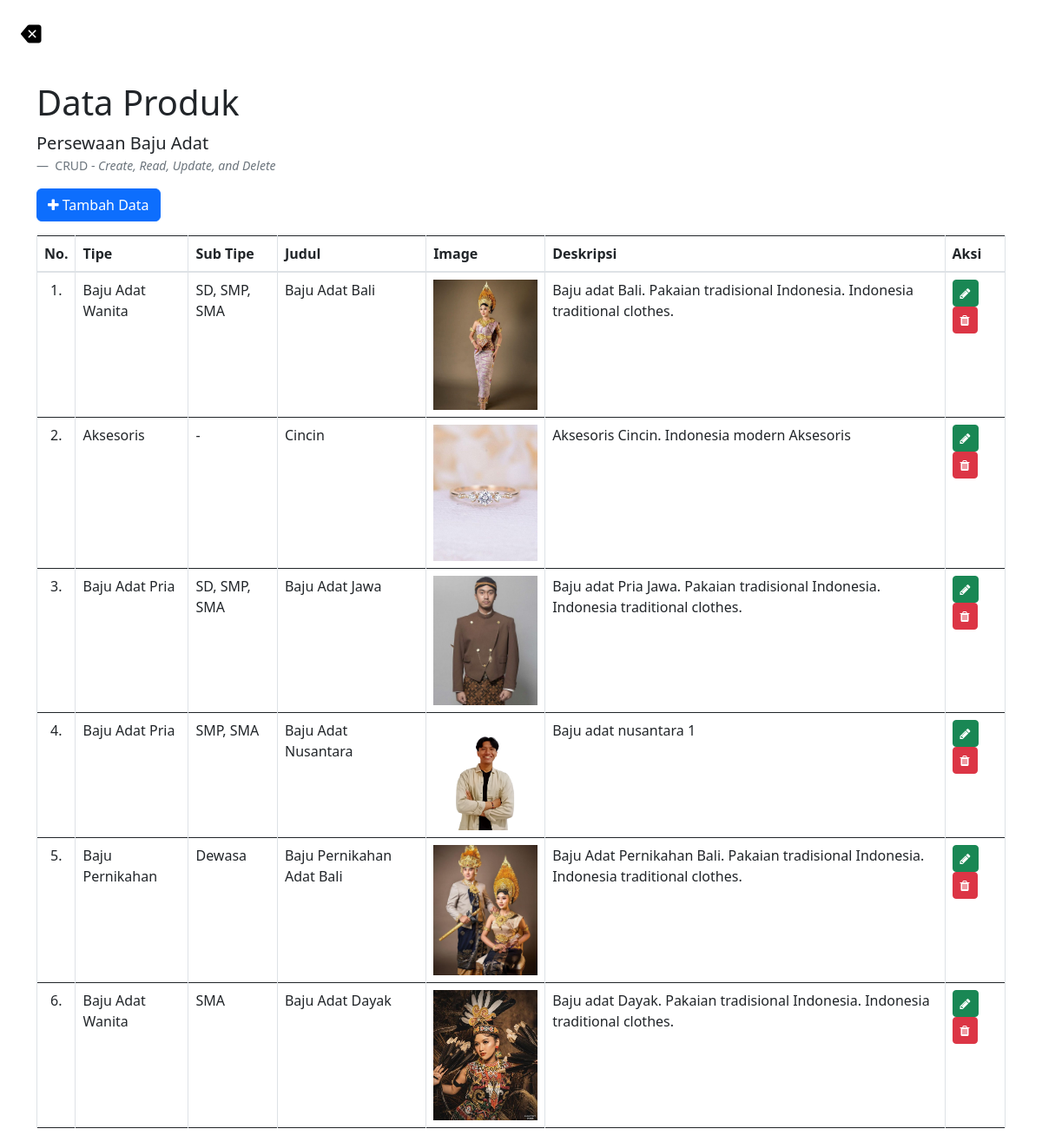
The app's page /dashboard-admin/edit.php with its own data.
### tables this page shows
CREATE TABLE `product` (
  `id_product` varchar(255) NOT NULL,
  `tipe` varchar(100) NOT NULL,
  `sub_tipe` varchar(100) NOT NULL,
  `judul` varchar(150) NOT NULL,
  `foto_product` varchar(255) NOT NULL,
  `deskripsi` varchar(255) NOT NULL
);

### dashboard-admin/edit.php (the view, shortened to what this page needs)
<?php
  include '../connection.php';
  $query = "SELECT * FROM product";
  $sql = mysqli_query($con, $query);
  $no = 0;
?>
<!DOCTYPE html>
<html lang="en">
  <head>
    <link href="css/bootstrap.min.css" rel="stylesheet" />
    <link href="https://cdn.jsdelivr.net/npm/bootstrap@5.3.0/dist/css/bootstrap.min.css" rel="stylesheet">
    <link rel="stylesheet" href="https://cdn.jsdelivr.net/npm/bootstrap-icons@1.11.1/font/bootstrap-icons.css">
    <link rel="stylesheet" href="font-awesome/css/font-awesome.min.css" />
  </head>
  <body>
  <nav class="navbar ml-4 pt-3">
      <div>
        <a class="navbar-brand" style="color: black; text-decoration: none;" href="index.php">
            <i class="bi bi-backspace-fill" style="font-size: 24px;"></i>
        </a>
      </div>
    </nav>
    <div class="container">
      <h1 class="mt-4">Data Produk</h1>
      <figure>
        <blockquote class="blockquote">
          <p>Persewaan Baju Adat</p>
        </blockquote>
        <figcaption class="blockquote-footer">
          CRUD -
          <cite title="Source Title">Create, Read, Update, and Delete </cite>
        </figcaption>
      </figure>
      <a href="kelola.php" type="button" class="btn btn-primary mb-3">
        <i class="fa fa-plus"></i> Tambah Data
      </a>
      <div class="table-responsive">
        <table class="table align-middle table-hover table-bordered">
          <thead>
            <tr>
              <th>No.</th>
              <th>Tipe</th>
              <th>Sub Tipe</th>
              <th>Judul</th>
              <th>Image</th>
              <th>Deskripsi</th>
              <th>Aksi</th>
            </tr>
          </thead>
          <tbody>
            <?php
              while($result = mysqli_fetch_assoc($sql)){
            ?>
                  <tr>
                      <td>
                        <center>
                          <?php echo ++$no; ?>.
                        </center>
                      </td>
                      <td>
                        <?php echo $result['tipe']; ?>
                      </td>
                      <td>
                        <?php echo $result['sub_tipe']; ?>
                      </td>
                      <td>
                        <?php echo $result['judul']; ?>
                      </td>
                      <td>
                        <img src="../img/<?php echo $result['foto_product']; ?>" style="width: 120px" />
                      </td>
                      <td>
                        <?php echo $result['deskripsi']; ?>
                      </td>
                      <td>
                        <a
                          href="kelola.php?ubah=<?php echo $result['id_product']; ?>" type="button" class="btn btn-success btn-sm">
                          <i class="fa fa-pencil"></i>
                        </a>
                        <a href="proses.php?hapus=<?php echo $result['id_product']; ?>" type="button" class="btn btn-danger btn-sm" onClick="return confirm('Yakin hapus data?')">
                          <i class="fa fa-trash"></i>
                        </a>
                      </td>
                  </tr>
            <?php
              }
            ?>
          </tbody>
        </table>
      </div>
    </div>
  </body>
</html>

### records on screen
product: tipe "Baju Adat Wanita", sub_tipe "SD, SMP, SMA", judul "Baju Adat Bali", foto_product (picture), deskripsi "Baju adat Bali. Pakaian tradisional Indonesia. Indonesia traditional clothes."
product: tipe "Aksesoris", sub_tipe "-", judul "Cincin", foto_product (picture), deskripsi "Aksesoris Cincin. Indonesia modern Aksesoris"
product: tipe "Baju Adat Pria", sub_tipe "SD, SMP, SMA", judul "Baju Adat Jawa", foto_product (picture), deskripsi "Baju adat Pria Jawa. Pakaian tradisional Indonesia. Indonesia traditional clothes."
product: tipe "Baju Adat Pria", sub_tipe "SMP, SMA", judul "Baju Adat Nusantara", foto_product (picture), deskripsi "Baju adat nusantara 1"
product: tipe "Baju Pernikahan", sub_tipe "Dewasa", judul "Baju Pernikahan Adat Bali", foto_product (picture), deskripsi "Baju Adat Pernikahan Bali. Pakaian tradisional Indonesia. Indonesia traditional clothes."
product: tipe "Baju Adat Wanita", sub_tipe "SMA", judul "Baju Adat Dayak", foto_product (picture), deskripsi "Baju adat Dayak. Pakaian tradisional Indonesia. Indonesia traditional clothes."
